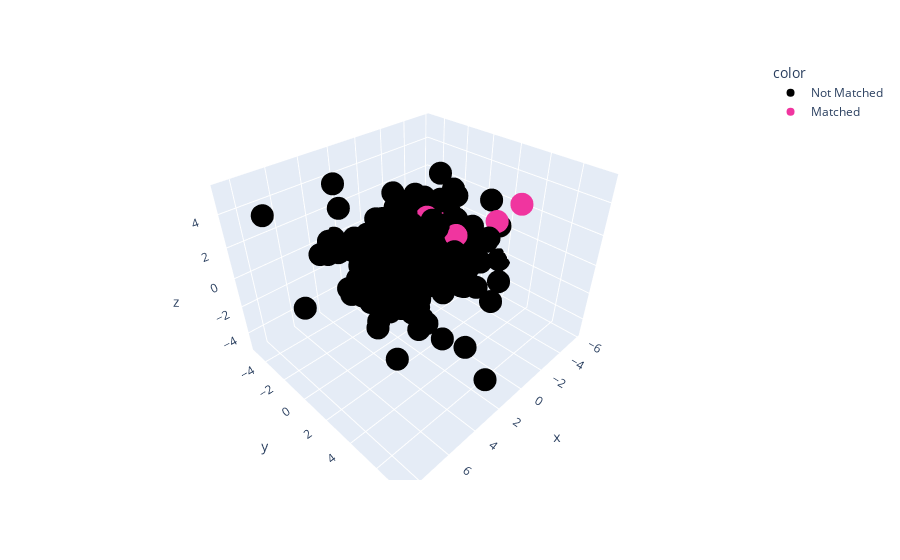

The cell this chart's notebook holds for it:
### Code cell
# Plot the first three components
import plotly.express as px

fig = px.scatter_3d(
    x=X_pca[:, 0],
    y=X_pca[:, 1],
    z=X_pca[:, 2],
    color=male_df[target].map({0: "Not Matched", 1: "Matched"}),
    color_discrete_sequence=["black", "#F0359F"],
)
fig.show()

### Figure 1 — Plotly figure (JSON) as saved in the notebook; plotly's stock layout.template omitted (floating-point values rounded to 4 significant figures; data arrays with more than 128 entries replaced by an {"elided": "..."} marker saying what was removed)
{"data": [{"hovertemplate": "color=Not Matched<br>x=%{x}<br>y=%{y}<br>z=%{z}<extra></extra>", "legendgroup": "Not Matched", "marker": {"color": "black", "symbol": "circle"}, "mode": "markers", "name": "Not Matched", "scene": "scene", "showlegend": true, "type": "scatter3d", "x": {"elided": "266 float values"}, "y": {"elided": "266 float values"}, "z": {"elided": "266 float values"}}, {"hovertemplate": "color=Matched<br>x=%{x}<br>y=%{y}<br>z=%{z}<extra></extra>", "legendgroup": "Matched", "marker": {"color": "#F0359F", "symbol": "circle"}, "mode": "markers", "name": "Matched", "scene": "scene", "showlegend": true, "type": "scatter3d", "x": [-2.539, -4.607, -0.2575, -3.485, -0.2901, -5.297, -1.319, -0.9347, -1.879, -2.039, -3.099], "y": [3.404, 3.533, -0.01234, -2.295, 2.392, -1.186, -2.033, -0.4324, -1.187, -0.3693, -0.753], "z": [2.541, 2.881, 0.1997, 0.7762, 2.174, -1.889, -0.2481, 1.928, -1.358, -0.1338, 0.07388]}], "layout": {"legend": {"title": {"text": "color"}, "tracegroupgap": 0}, "margin": {"t": 60}, "scene": {"domain": {"x": [0, 1], "y": [0, 1]}, "xaxis": {"title": {"text": "x"}}, "yaxis": {"title": {"text": "y"}}, "zaxis": {"title": {"text": "z"}}}}}
